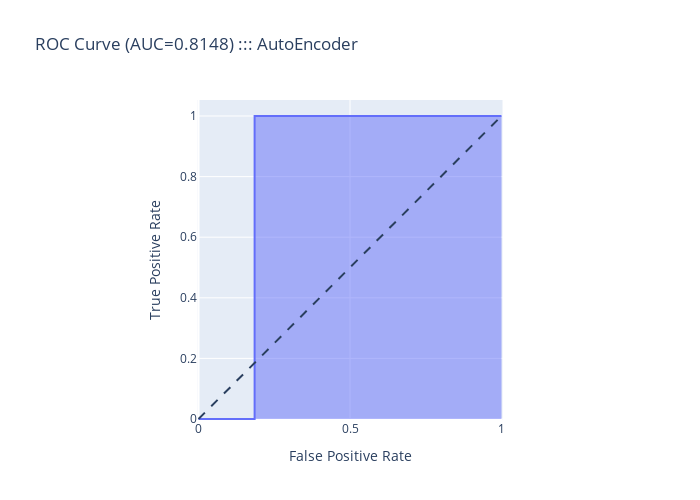

Notebook source saved alongside this figure:
### Code cell
from sklearn.metrics import auc
fig = px.area(
    x=fpr, y=tpr,
    title=f'ROC Curve (AUC={auc(fpr, tpr):.4f}) ::: AutoEncoder',
    labels=dict(x='False Positive Rate', y='True Positive Rate'),
    width=700, height=500
)
fig.add_shape(
    type='line', line=dict(dash='dash'),
    x0=0, x1=1, y0=0, y1=1
)

fig.update_yaxes(scaleanchor="x", scaleratio=1)
fig.update_xaxes(constrain='domain')
fig.show()

### Figure 1 — Plotly figure (JSON) as saved in the notebook; plotly's stock layout.template omitted (floating-point values rounded to 4 significant figures)
{"data": [{"fillpattern": {"shape": ""}, "hovertemplate": "False Positive Rate=%{x}<br>True Positive Rate=%{y}<extra></extra>", "legendgroup": "", "line": {"color": "#636efa"}, "marker": {"symbol": "circle"}, "mode": "lines", "name": "", "orientation": "v", "showlegend": false, "stackgroup": "1", "type": "scatter", "x": [0, 0.009259, 0.1852, 0.1852, 1], "xaxis": "x", "y": [0, 0, 0, 1, 1], "yaxis": "y"}], "layout": {"height": 500, "legend": {"tracegroupgap": 0}, "shapes": [{"line": {"dash": "dash"}, "type": "line", "x0": 0, "x1": 1, "y0": 0, "y1": 1}], "title": {"text": "ROC Curve (AUC=0.8148) ::: AutoEncoder"}, "width": 700, "xaxis": {"anchor": "y", "constrain": "domain", "domain": [0, 1], "title": {"text": "False Positive Rate"}}, "yaxis": {"anchor": "x", "domain": [0, 1], "scaleanchor": "x", "scaleratio": 1, "title": {"text": "True Positive Rate"}}}}
